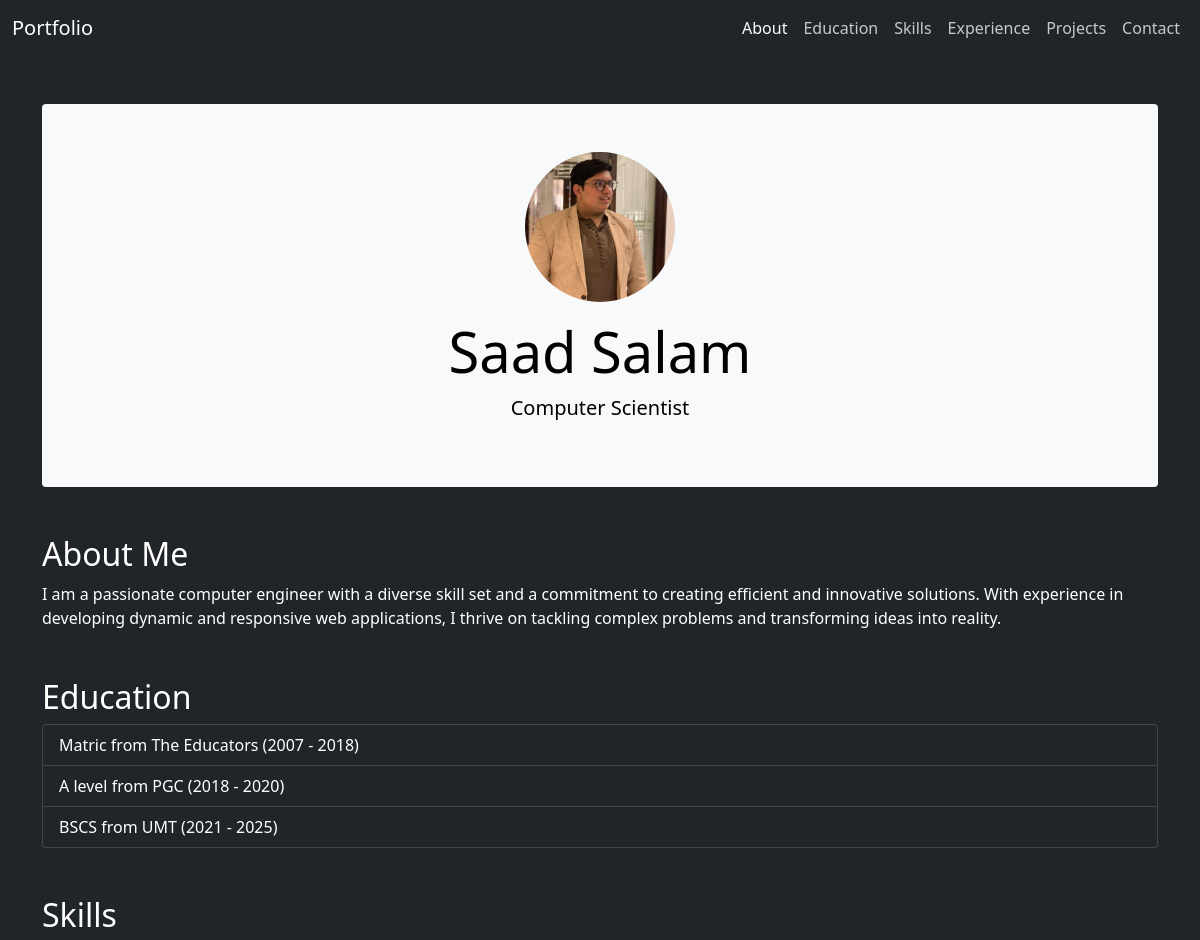
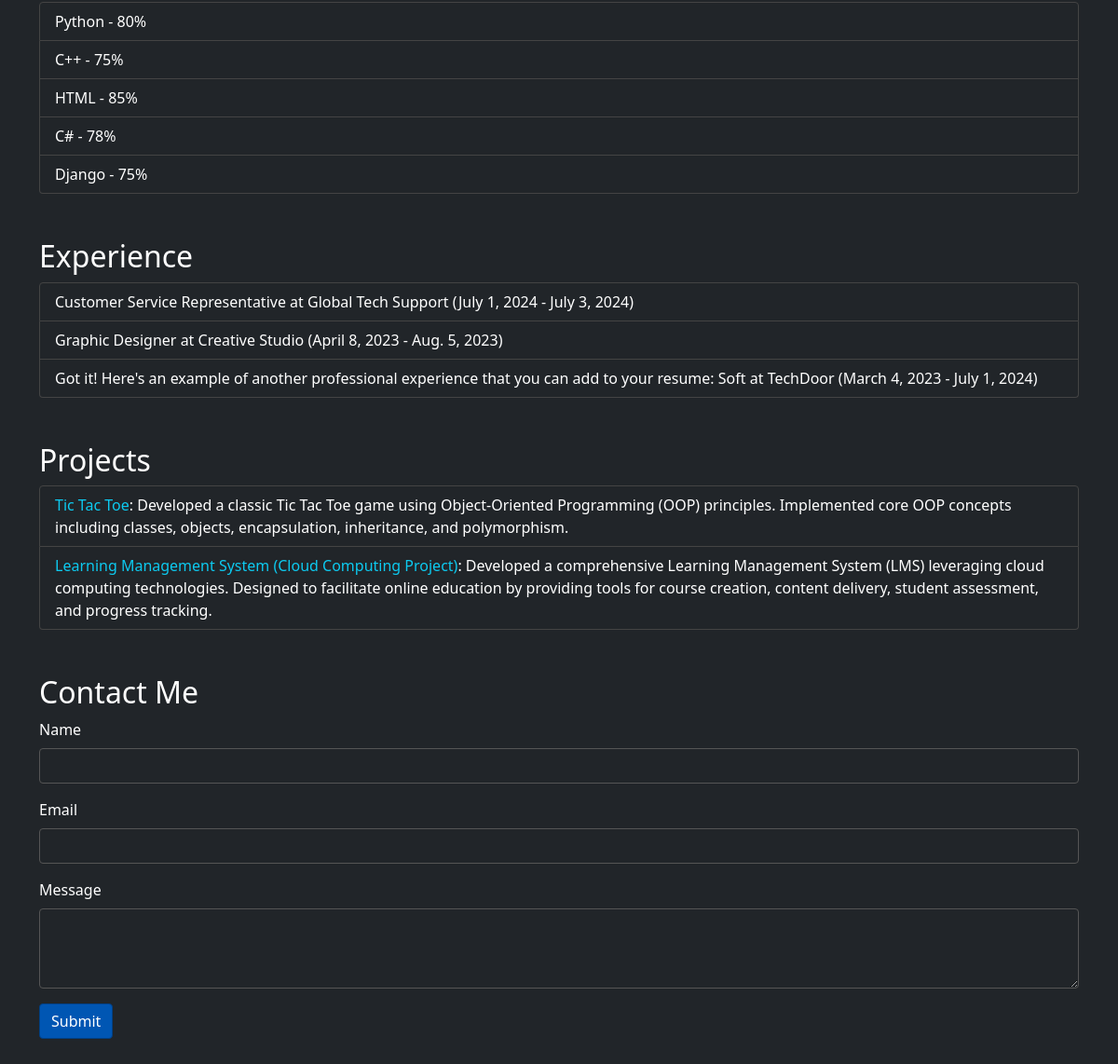
The page / on the database its author committed (2 pictures, top to bottom).
### portfolio/models.py (models this page shows, shortened)
class Owner(models.Model):
    name = models.CharField(max_length=100)
    title = models.CharField(max_length=100)
    about = models.TextField()
    image = models.ImageField(upload_to='owner_images/')

class Education(models.Model):
    degree = models.CharField(max_length=100)
    institution = models.CharField(max_length=100)
    start_year = models.IntegerField()
    end_year = models.IntegerField()

class Skill(models.Model):
    name = models.CharField(max_length=100)
    proficiency = models.CharField(max_length=100)

class Experience(models.Model):
    position = models.CharField(max_length=100)
    company = models.CharField(max_length=100)
    start_date = models.DateField()
    end_date = models.DateField()

class Project(models.Model):
    title = models.CharField(max_length=100)
    description = models.TextField()
    link = models.URLField()

### portfolio/views.py (the view)
# urls.py: path('', views.index, name='index'),
def index(request):
    education_list = Education.objects.all()
    skills_list = Skill.objects.all()
    experience_list = Experience.objects.all()
    projects_list = Project.objects.all()
    owner_info = Owner.objects.first()
    if request.method == 'POST':
        form = ContactForm(request.POST)
        if form.is_valid():
            form.save()
            return redirect('index')
    else:
        form = ContactForm()
    return render(request, 'portfolio/index.html', {
        'education': education_list,
        'skills': skills_list,
        'experience': experience_list,
        'projects': projects_list,
        'form': form,
        'owner': owner_info
    })

### portfolio/forms.py
class ContactForm(forms.ModelForm):
    class Meta:
        model = Contact
        fields = ['name', 'email', 'message']

### portfolio/templates/portfolio/index.html (shortened to what this page needs)
{% load static %}
<!DOCTYPE html>
<html lang="en">
<head>
    <link href="https://cdn.jsdelivr.net/npm/bootstrap@5.1.3/dist/css/bootstrap.min.css" rel="stylesheet">
    <link rel="stylesheet" href="{% static 'css/styles.css' %}">
</head>
<body class="bg-dark text-white">
    <nav class="navbar navbar-expand-lg navbar-dark bg-dark">
        <div class="container-fluid">
            <a class="navbar-brand" href="#">Portfolio</a>
            <div class="collapse navbar-collapse" id="navbarNav">
                <ul class="navbar-nav ms-auto">
                    <li class="nav-item">
                        <a class="nav-link active" aria-current="page" href="#about">About</a>
                    </li>
                    <li class="nav-item">
                        <a class="nav-link" href="#education">Education</a>
                    </li>
                    <li class="nav-item">
                        <a class="nav-link" href="#skills">Skills</a>
                    </li>
                    <li class="nav-item">
                        <a class="nav-link" href="#experience">Experience</a>
                    </li>
                    <li class="nav-item">
                        <a class="nav-link" href="#projects">Projects</a>
                    </li>
                    <li class="nav-item">
                        <a class="nav-link" href="#contact">Contact</a>
                    </li>
                </ul>
            </div>
        </div>
    </nav>
    <div class="container mt-5">
        <div class="jumbotron text-center bg-light p-5 rounded">
            <img src="{{ owner.image.url }}" class="rounded-circle mb-3" alt="{{ owner.name }}" style="width: 150px; height: 150px;">
            <h1 class="display-4" style="color:black">{{ owner.name }}</h1>
            <p class="lead" style="color:black">{{ owner.title }}</p>
        </div>
        <section id="about" class="my-5">
            <h2>About Me</h2>
            <p>{{ owner.about }}</p>
        </section>
        <section id="education" class="my-5">
            <h2>Education</h2>
            <ul class="list-group">
                {% for edu in education %}
                <li class="list-group-item bg-dark text-white">{{ edu.degree }} from {{ edu.institution }} ({{ edu.start_year }} - {{ edu.end_year }})</li>
                {% endfor %}
            </ul>
        </section>
        <section id="skills" class="my-5">
            <h2>Skills</h2>
            <ul class="list-group">
                {% for skill in skills %}
                <li class="list-group-item bg-dark text-white">{{ skill.name }} - {{ skill.proficiency }}</li>
                {% endfor %}
            </ul>
        </section>
        <section id="experience" class="my-5">
            <h2>Experience</h2>
            <ul class="list-group">
                {% for exp in experience %}
                <li class="list-group-item bg-dark text-white">{{ exp.position }} at {{ exp.company }} ({{ exp.start_date }} - {{ exp.end_date }})</li>
                {% endfor %}
            </ul>
        </section>
        <section id="projects" class="my-5">
            <h2>Projects</h2>
            <ul class="list-group">
                {% for project in projects %}
                <li class="list-group-item bg-dark text-white"><a href="{{ project.link }}" target="_blank" class="text-decoration-none text-info">{{ project.title }}</a>: {{ project.description }}</li>
                {% endfor %}
            </ul>
        </section>
        <section id="contact" class="my-5">
            <h2>Contact Me</h2>
            <form method="post">
                <div class="mb-3">
                    <label for="name" class="form-label">Name</label>
                    <input type="text" class="form-control bg-dark text-white" id="name" name="name" required>
                </div>
                <div class="mb-3">
                    <label for="email" class="form-label">Email</label>
                    <input type="email" class="form-control bg-dark text-white" id="email" name="email" required>
                </div>
                <div class="mb-3">
                    <label for="message" class="form-label">Message</label>
                    <textarea class="form-control bg-dark text-white" id="message" name="message" rows="3" required></textarea>
                </div>
                <button type="submit" class="btn btn-primary">Submit</button>
            </form>
        </section>
    </div>
</body>
</html>

### portfolio/static/css/styles.css (style rules this page uses)
body { background-color: #1c1c1c; color: white; }
.navbar-dark .navbar-nav .nav-link { color: rgba(255, 255, 255, 0.75); }
.navbar-dark .navbar-nav .nav-link.active, .navbar-dark .navbar-nav .nav-link:hover { color: white; }
.jumbotron { background-color: #333; color: white; }
.list-group-item { border: 1px solid #444; }
.list-group-item a { color: #17a2b8; }
.form-control, .form-control:focus { background-color: #2c2c2c; border: 1px solid #555; color: white; }
.form-control::placeholder { color: #999; }
.btn-primary { background-color: #007bff; border-color: #007bff; }
.btn-primary { background-color: #0056b3; border-color: #004085; }

### rows shown on the page
Owner: image (picture), name "Saad Salam", title "Computer Scientist", about "I am a passionate computer engineer with a diverse skill set and a commitment to creating efficient and innovative solutions. With experience in developing dynamic and responsive web applications, I thrive on tackling complex problems and transforming ideas into reality."
Education: degree "Matric", institution "The Educators", start_year "2007", end_year "2018"
Education: degree "A level", institution "PGC", start_year "2018", end_year "2020"
Education: degree "BSCS", institution "UMT", start_year "2021", end_year "2025"
Skill: name "Python", proficiency "80%"
Skill: name "C++", proficiency "75%"
Skill: name "HTML", proficiency "85%"
Skill: name "C#", proficiency "78%"
Skill: name "Django", proficiency "75%"
Experience: position "Customer Service Representative", company "Global Tech Support", start_date "July 1, 2024", end_date "July 3, 2024"
Experience: position "Graphic Designer", company "Creative Studio", start_date "April 8, 2023", end_date "Aug. 5, 2023"
Experience: position "Got it! Here's an example of another professional experience that you can add to your resume: Soft", company "TechDoor", start_date "March 4, 2023", end_date "July 1, 2024"
Project: title "Tic Tac Toe", description "Developed a classic Tic Tac Toe game using Object-Oriented Programming (OOP) principles. Implemented core OOP concepts including classes, objects, encapsulation, inheritance, and polymorphism."
Project: title "Learning Management System (Cloud Computing Project)", description "Developed a comprehensive Learning Management System (LMS) leveraging cloud computing technologies. Designed to facilitate online education by providing tools for course creation, content delivery, student assessment, and progress tracking."
